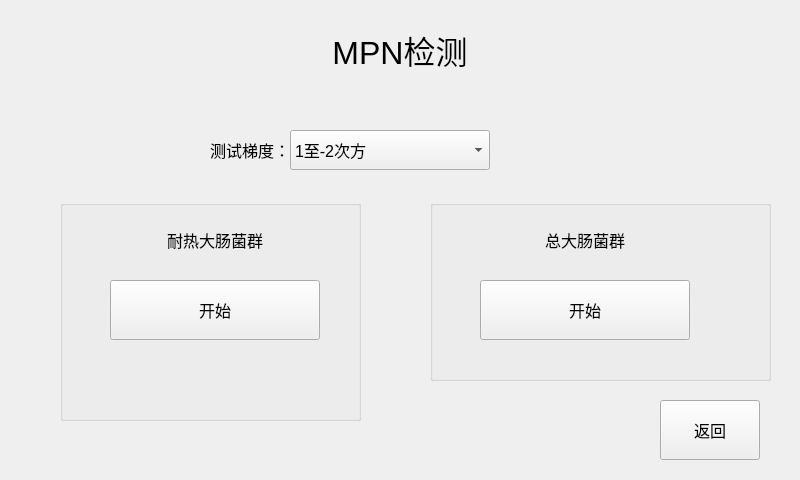
<?xml version="1.0" encoding="UTF-8"?>
<ui version="4.0">
 <class>mpnTesting</class>
 <widget class="QWidget" name="mpnTesting">
  <property name="geometry">
   <rect>
    <x>0</x>
    <y>0</y>
    <width>800</width>
    <height>480</height>
   </rect>
  </property>
  <property name="windowTitle">
   <string>Form</string>
  </property>
  <widget class="QLabel" name="label">
   <property name="geometry">
    <rect>
     <x>200</x>
     <y>20</y>
     <width>400</width>
     <height>60</height>
    </rect>
   </property>
   <property name="font">
    <font>
     <pointsize>24</pointsize>
    </font>
   </property>
   <property name="text">
    <string>MPN检测</string>
   </property>
   <property name="alignment">
    <set>Qt::AlignCenter</set>
   </property>
  </widget>
  <widget class="QGroupBox" name="groupBox">
   <property name="geometry">
    <rect>
     <x>60</x>
     <y>200</y>
     <width>301</width>
     <height>221</height>
    </rect>
   </property>
   <property name="title">
    <string/>
   </property>
   <widget class="QPushButton" name="pb_FEC">
    <property name="geometry">
     <rect>
      <x>50</x>
      <y>80</y>
      <width>210</width>
      <height>60</height>
     </rect>
    </property>
    <property name="font">
     <font>
      <pointsize>12</pointsize>
     </font>
    </property>
    <property name="text">
     <string>开始</string>
    </property>
   </widget>
   <widget class="QLabel" name="lb_FEC">
    <property name="geometry">
     <rect>
      <x>20</x>
      <y>20</y>
      <width>270</width>
      <height>40</height>
     </rect>
    </property>
    <property name="font">
     <font>
      <pointsize>12</pointsize>
     </font>
    </property>
    <property name="text">
     <string>耐热大肠菌群</string>
    </property>
    <property name="alignment">
     <set>Qt::AlignCenter</set>
    </property>
   </widget>
  </widget>
  <widget class="QGroupBox" name="groupBox_2">
   <property name="geometry">
    <rect>
     <x>430</x>
     <y>200</y>
     <width>341</width>
     <height>181</height>
    </rect>
   </property>
   <property name="title">
    <string/>
   </property>
   <widget class="QPushButton" name="pb_TOL">
    <property name="geometry">
     <rect>
      <x>50</x>
      <y>80</y>
      <width>210</width>
      <height>60</height>
     </rect>
    </property>
    <property name="font">
     <font>
      <pointsize>12</pointsize>
     </font>
    </property>
    <property name="text">
     <string>开始</string>
    </property>
   </widget>
   <widget class="QLabel" name="lb_TOL">
    <property name="geometry">
     <rect>
      <x>20</x>
      <y>20</y>
      <width>270</width>
      <height>40</height>
     </rect>
    </property>
    <property name="font">
     <font>
      <pointsize>12</pointsize>
     </font>
    </property>
    <property name="text">
     <string>总大肠菌群</string>
    </property>
    <property name="alignment">
     <set>Qt::AlignCenter</set>
    </property>
   </widget>
  </widget>
  <widget class="QPushButton" name="pb_back">
   <property name="geometry">
    <rect>
     <x>660</x>
     <y>400</y>
     <width>100</width>
     <height>60</height>
    </rect>
   </property>
   <property name="font">
    <font>
     <pointsize>12</pointsize>
    </font>
   </property>
   <property name="text">
    <string>返回</string>
   </property>
  </widget>
  <widget class="QComboBox" name="comboBox">
   <property name="geometry">
    <rect>
     <x>290</x>
     <y>130</y>
     <width>200</width>
     <height>40</height>
    </rect>
   </property>
   <property name="font">
    <font>
     <pointsize>12</pointsize>
    </font>
   </property>
   <item>
    <property name="text">
     <string>1至-2次方</string>
    </property>
   </item>
   <item>
    <property name="text">
     <string>-1至-3次方</string>
    </property>
   </item>
   <item>
    <property name="text">
     <string>-2至-4次方</string>
    </property>
   </item>
   <item>
    <property name="text">
     <string>-3至-5次方</string>
    </property>
   </item>
   <item>
    <property name="text">
     <string>-4至-6次方</string>
    </property>
   </item>
   <item>
    <property name="text">
     <string>-5至-7次方</string>
    </property>
   </item>
   <item>
    <property name="text">
     <string>-6至-8次方</string>
    </property>
   </item>
   <item>
    <property name="text">
     <string>-7至-9次方</string>
    </property>
   </item>
   <item>
    <property name="text">
     <string>-8至-10次方</string>
    </property>
   </item>
  </widget>
  <widget class="QLabel" name="lb_FEC_info">
   <property name="geometry">
    <rect>
     <x>210</x>
     <y>130</y>
     <width>80</width>
     <height>40</height>
    </rect>
   </property>
   <property name="font">
    <font>
     <pointsize>12</pointsize>
    </font>
   </property>
   <property name="text">
    <string>测试梯度：</string>
   </property>
  </widget>
 </widget>
 <resources/>
 <connections/>
</ui>
